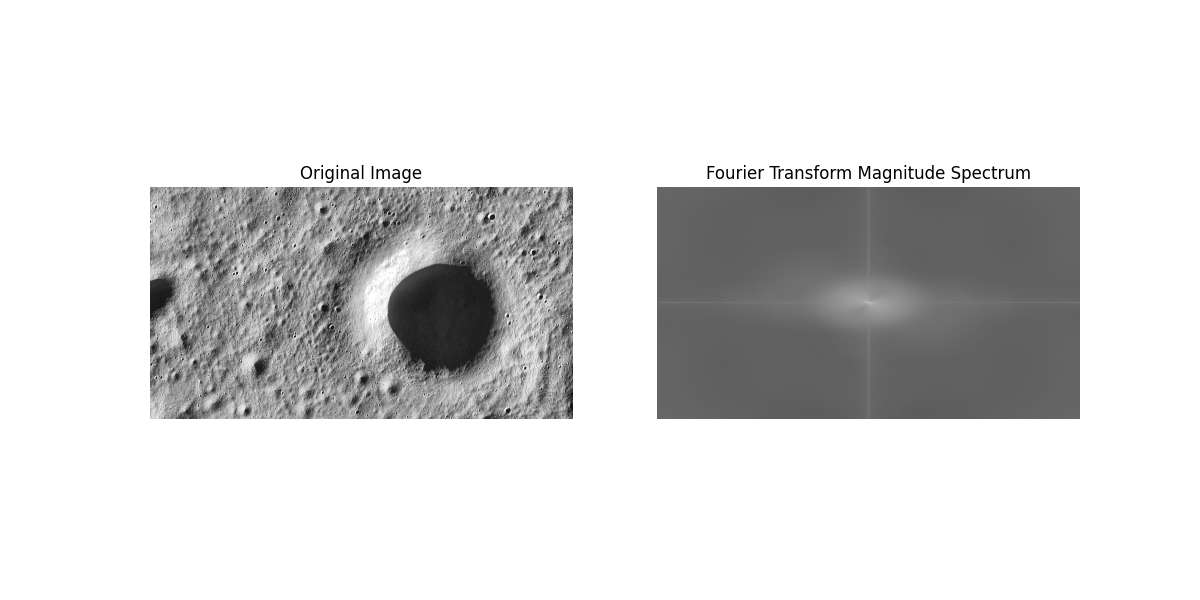
#> input picture plot_generator/fourier_transform.png, 1200 x 600 px, given in place of 35.jpg, which was not available
$ python fourier.py
#> lines starting #> are read from the running program, lines starting #| are printed output that depends on the picture; pictures that were not available may be replaced by others from this repository, and a replacement may not be noted
import numpy as np
import cv2
import matplotlib.pyplot as plt
from matplotlib.colors import LinearSegmentedColormap

def generate_fourier_transform(image_path, output_path):
    """
    Generate an enhanced Fourier Transform magnitude spectrum plot for an input image.

    Args:
        image_path (str): Path to the input image.
        output_path (str): Path to save the generated Fourier Transform plot.
    """
#> called with image_path = '35.jpg', output_path = 'enhanced_fourier_transform.png'
    # Load the image in grayscale
    image = cv2.imread(image_path, cv2.IMREAD_GRAYSCALE)
#> image is the input picture: shape (600, 1200); min 0, max 255, mean 217.4

    # Check if the image was loaded successfully
    if image is None:
        print(f"Error: Unable to load image from {image_path}")
        return

    # Compute the Fourier Transform
    f_transform = np.fft.fft2(image)
    f_shifted = np.fft.fftshift(f_transform)

    # Compute the magnitude spectrum
    magnitude_spectrum = np.log(1 + np.abs(f_shifted))
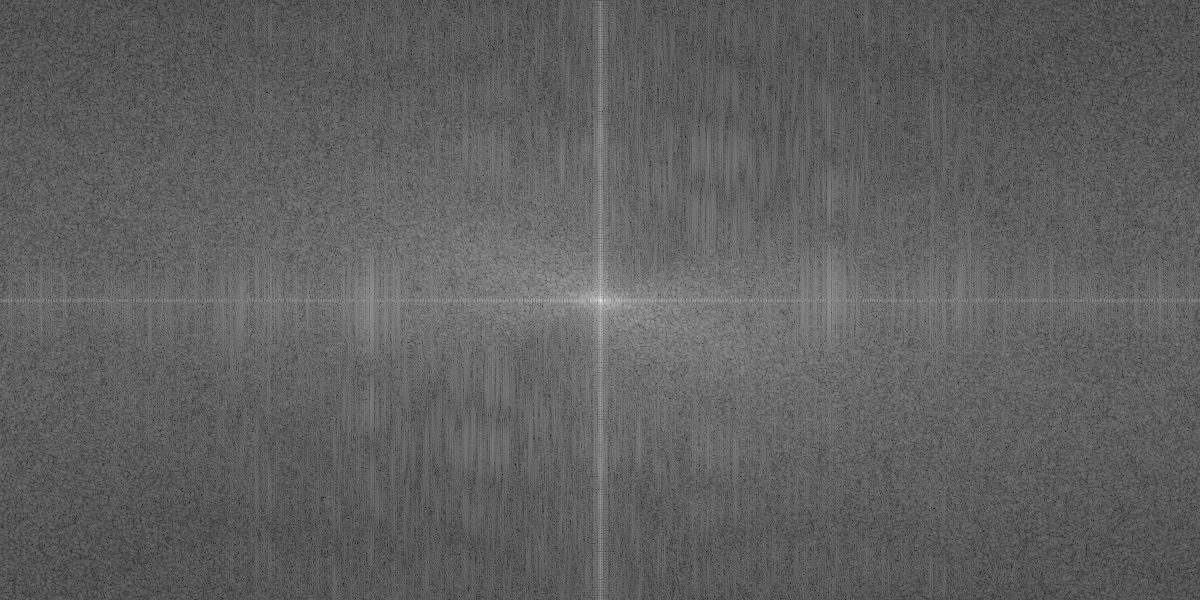
#> magnitude_spectrum: shape (600, 1200) float64; min 2.28, max 18.87, mean 8.56; drawn with min black and max white

    # Define a custom colormap (blue → white → red)
    colors = ['blue', 'white', 'red']
    custom_cmap = LinearSegmentedColormap.from_list('blue_white_red', colors)

    # Plot the original image and its Fourier Transform
    plt.figure(figsize=(14, 7))

    # Original Image
    plt.subplot(1, 2, 1)
    plt.imshow(image, cmap='gray')
    plt.title("Original Image", fontsize=14)
    plt.axis('off')

    # Fourier Transform Magnitude Spectrum (enhanced with colormap)
    plt.subplot(1, 2, 2)
    plt.imshow(magnitude_spectrum, cmap=custom_cmap)
    plt.colorbar(label='Magnitude Spectrum Intensity')  # Add colorbar for reference
    plt.title("Enhanced Fourier Transform Magnitude Spectrum", fontsize=14)
    plt.axis('off')

    # Save the plot
    plt.savefig(output_path)
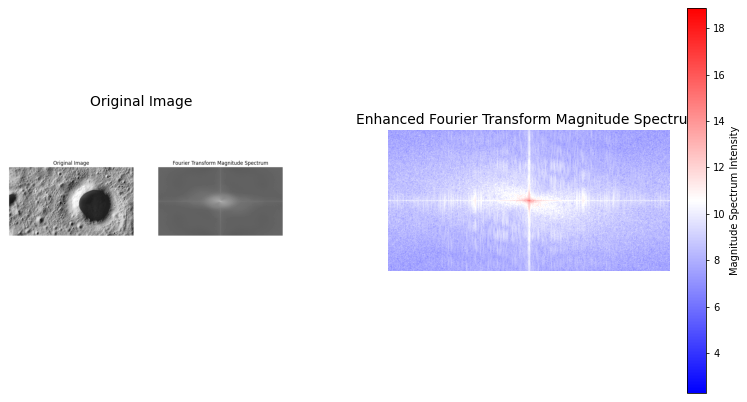
#> figure drawn by matplotlib, 3 panels
    plt.close()  # Close the figure to free memory
    print(f"Fourier Transform plot saved at: {output_path}")


# Input image path (predefined for now)
image_path = "35.jpg"  # Replace with your actual image path

# Output Fourier Transform plot path
output_path = "enhanced_fourier_transform.png"

# Call the function to generate the enhanced Fourier Transform plot
generate_fourier_transform(image_path, output_path)

print(f"Enhanced Fourier Transform plot saved at: {output_path}")

$ run again, on plot_generator/heatmap_shadow_intensity.png
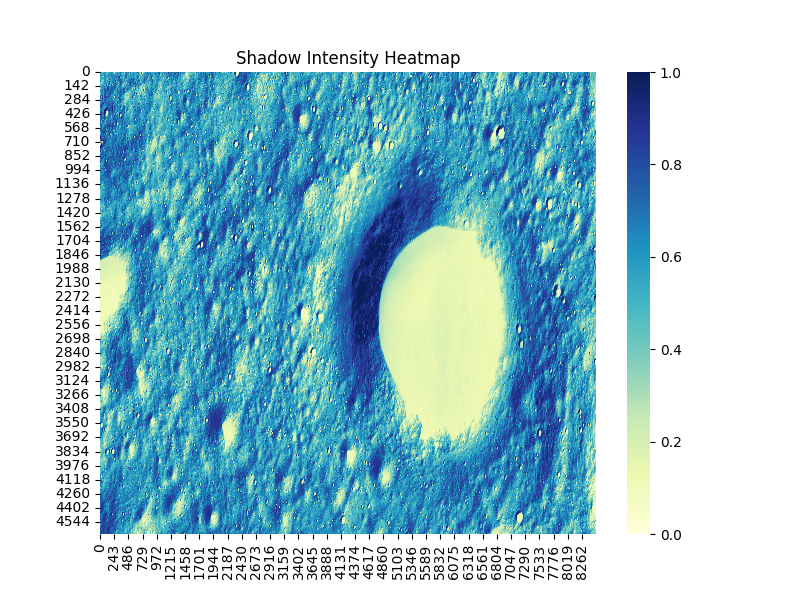
#> input picture plot_generator/heatmap_shadow_intensity.png, 800 x 600 px, given in place of 35.jpg, which was not available
#> in generate_fourier_transform, `magnitude_spectrum = np.log(1 + np.abs(f_shifted))`:
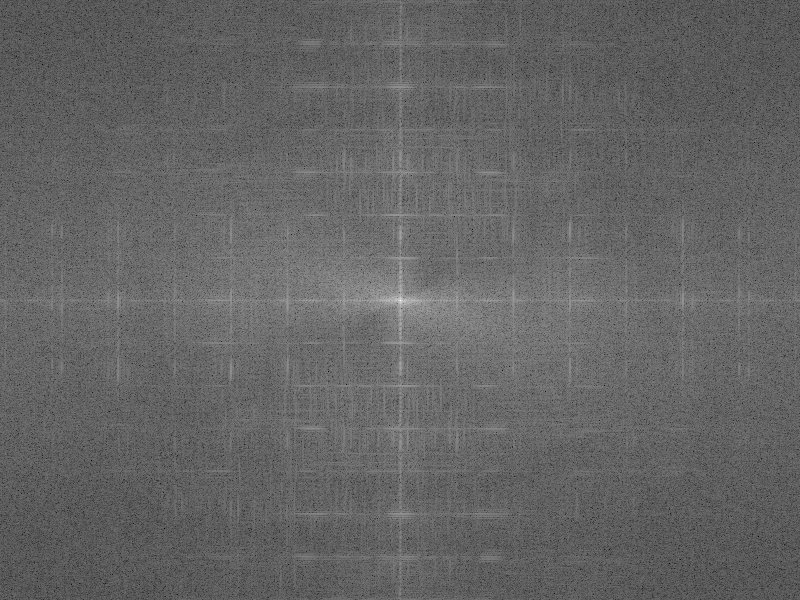
#> magnitude_spectrum: shape (600, 800) float64; min 3.54, max 18.34, mean 9.4; drawn with min black and max white
#> in generate_fourier_transform, `plt.savefig(output_path)`:
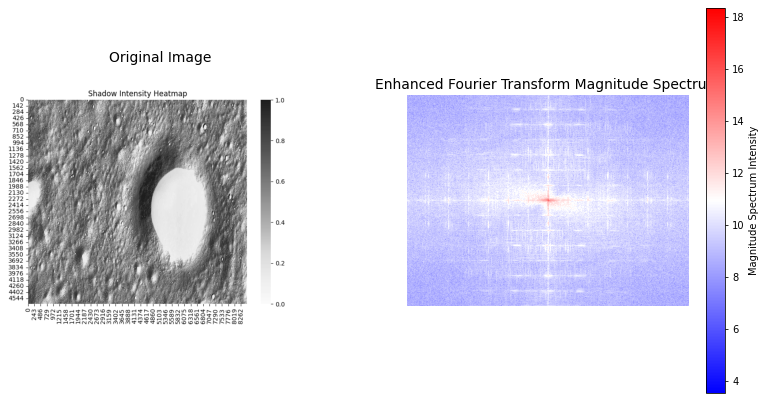
#> figure drawn by matplotlib, 3 panels

$ run again, on plot_generator/histogram_equalization.png
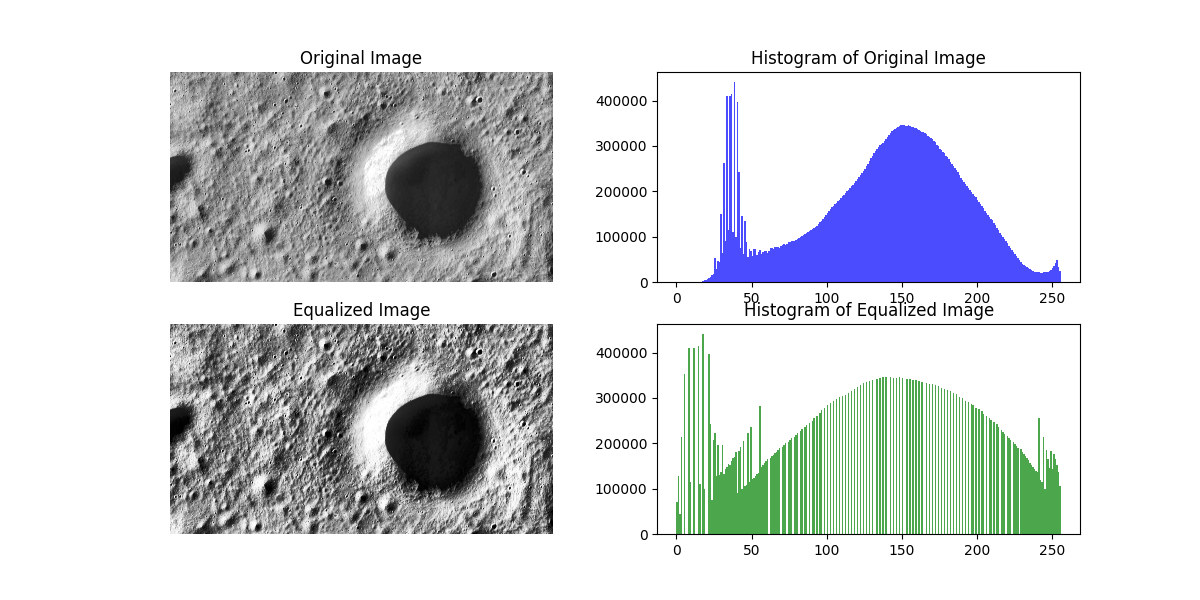
#> input picture plot_generator/histogram_equalization.png, 1200 x 600 px, given in place of 35.jpg, which was not available
#> in generate_fourier_transform, `magnitude_spectrum = np.log(1 + np.abs(f_shifted))`:
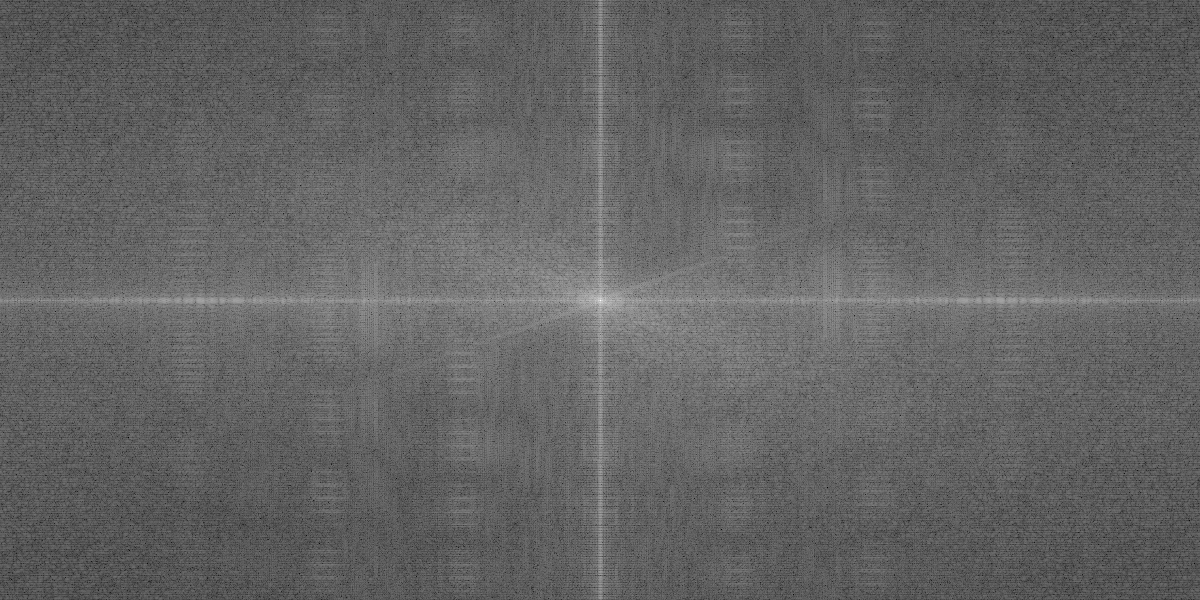
#> magnitude_spectrum: shape (600, 1200) float64; min 2.9, max 18.86, mean 9.12; drawn with min black and max white
#> in generate_fourier_transform, `plt.savefig(output_path)`:
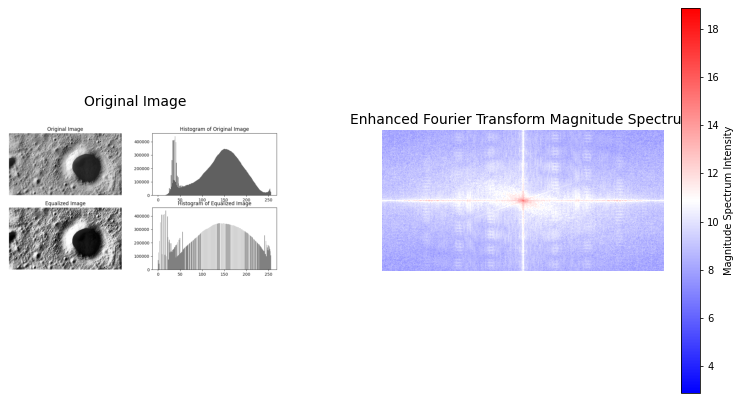
#> figure drawn by matplotlib, 3 panels
